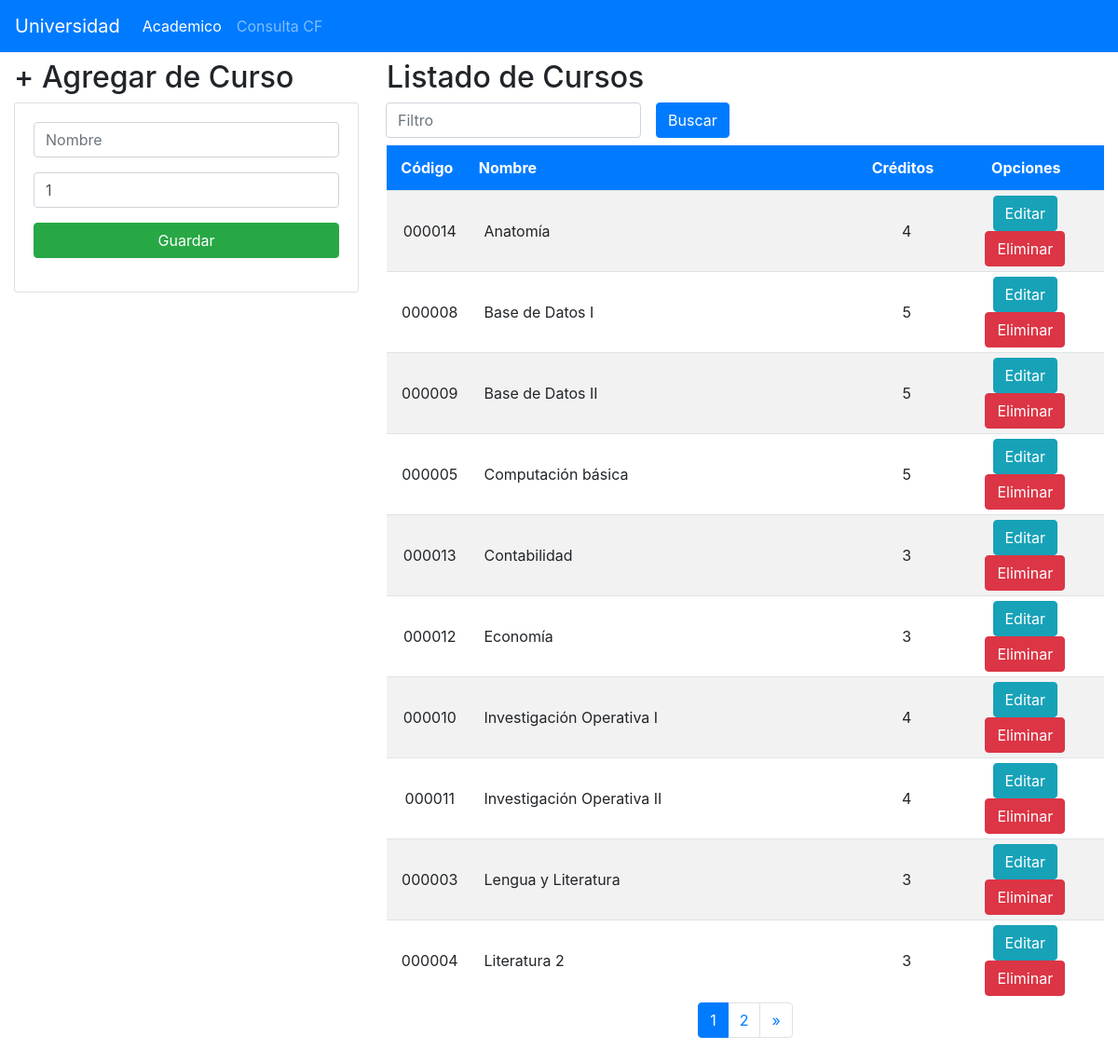
The page /academico/ on the database its author committed.
### Aplicaciones/Academico/models.py (models this page shows, shortened)
class Curso(models.Model):
    codigo = models.CharField(primary_key=True, max_length=6)
    nombre = models.CharField(max_length=50)
    creditos = models.PositiveSmallIntegerField()

### Aplicaciones/Academico/views.py (the view)
# urls.py: path('academico/', views.home),
def home(request):
    if request.GET.get('page') is None:
        _page_number = 1
    else:
        _page_number = request.GET.get('page')
    if request.GET.get('filtro') is None:
        _filtro = ''
        cursos = Curso.objects.order_by('nombre').all()
    else:
        _filtro = request.GET.get('filtro')
        cursos = Curso.objects.filter(nombre__icontains=_filtro).order_by('nombre')
    _paginator = Paginator(cursos, 10) # Show 25 contacts per page.
    cursos_page = _paginator.get_page(_page_number)
    return render(request, "gestionCursos.html", {"listacursos": cursos_page, "filtro": _filtro})

### Aplicaciones/Academico/templates/gestionCursos.html (shortened to what this page needs)
{% extends "./base.html" %}
{% block body %}
<div class="row">
    <div class="col-sm-12 col-md-6 col-lg-4 col-xl-4">
        <h2>+ Agregar de Curso</h2>
        <div class="card">
            <div class="card-body">
                <form action="/academico/registrarCurso/" method="POST">{% csrf_token %}
                    <div class="form-group">
                        <input type="text" id="txtnombre" name="txtnombre" class="form-control"
                            placeholder="Nombre" maxlength="50" required>
                    </div>
                    <div class="form-group">
                        <input type="number" id="numcreditos" name="numcreditos" class="form-control"
                            min="1" max="9" value="1" required>
                    </div>
                    <div class="form-group">
                        <button type="submit" class="btn btn-success btn-block text-white">Guardar</button>
                    </div>
                </form>
            </div>
        </div>
    </div>
    <div class="col-sm-12 col-md-6 col-lg-8 col-xl-8">
        <h2>Listado de Cursos</h2>
        <div class="container form-container">
            <form class="form-inline" action="/academico/">
                <div class="form-group mx-sm-3 ml--1">
                    <input type="text" id="filtro" name="filtro" class="form-control"
                        value="{{ filtro }}"
                        placeholder="Filtro" maxlength="50" aria-label="filtro"
                        >
                </div>
                <button class="btn btn-primary" type="submit">Buscar</button>
            </form>
        </div>
        <div class="table-responsive py-2">
            <table class="table table-striped table-scroll">
                <thead class="thead-stickly thead-primary">
                    <tr>
                        <th class="w-10">Código</th>
                        <th class="w-50 text-left">Nombre</th>
                        <th class="w-10">Créditos</th>
                        <th class="w-20">Opciones</th>
                    </tr>
                </thead>
                <tbody>
                    {% for c in listacursos %}
                    <tr>
                        <td class="w-10">{{c.codigo}}</td>
                        <td class="w-50 text-left">{{c.nombre}}</td>
                        <td class="w-10">{{c.creditos}}</td>
                        <td class="w-20">
                            <a href="edicionCurso/{{c.codigo}}" class="btn btn-info">Editar</a>
                            <a href="eliminacionCurso/{{c.codigo}}" class="btn btn-danger btn-eliminacion">Eliminar</a>
                        </td>
                    </tr>
                    {% endfor %}
                </tbody>
            </table>
            {% include "partials/pagination.html" with page_obj=listacursos %}
        </div>
    </div>
</div>
{% endblock %}

### Aplicaciones/Academico/templates/base.html (shortened to what this page needs)
<!DOCTYPE html>
<html lang="en">
<head>
    {% load static %}
    <link rel="stylesheet" href="{% static 'css/bootstrap.css' %}">
    <link rel="stylesheet" href="{% static 'css/gestioncursos.css' %}">
</head>
<body>
    <nav class="navbar navbar-expand-lg navbar-dark bg-primary sticky-top">
        <a class="navbar-brand" href="#">Universidad</a>
        <div class="collapse navbar-collapse" id="navbarNav">
            <ul class="navbar-nav">
            <li class="nav-item active">
                <a class="nav-link" href="/academico/">Academico</a>
            </li>
            <li class="nav-item">
                <a class="nav-link" href="#">Consulta CF</a>
            </li>
            </ul>
        </div>
    </nav>
    <div class="container-fluid py-2">
        {% block body %}
        {% endblock %}
    </div>
</body>
</html>

### Aplicaciones/Academico/templates/partials/pagination.html (shortened to what this page needs)
<nav aria-label="Page navigation">
    <ul class="pagination paginate-display">
      {% for i in page_obj.paginator.page_range %}
          {% if i == page_obj.number %}
              <li class="page-item active">
                  <a class="page-link" href="#">{{ i }}</a>
              </li>
          {% else %}
              <li class="page-item">
                  <a class="page-link" href="?page={{ i }}">{{ i }}</a>
              </li>
          {% endif %}
      {% endfor %}
      {% if page_obj.has_next %}
          <li class="page-item">
              <a class="page-link" href="?page={{ page_obj.next_page_number }}">&raquo;</a>
          </li>
      {% endif %}
    </ul>
</nav>

### Aplicaciones/Academico/static/css/gestioncursos.css (style rules this page uses)
th, td { text-align: center; vertical-align: middle; }
.text-left { text-align: left; }
.table-scroll { display: flex; flex-direction: column; width: 100%; overflow-y: auto; }
.paginate-display { display: flex; justify-content: center; }
.table { margin-bottom: .1rem; }
.table td { padding-top: 5px; padding-bottom: 5px; vertical-align: middle; }
.thead-stickly { position: -webkit-sticky; position: sticky; top: 0; z-index: 1020; }
.thead-primary { padding-top: 0px; margin-top: 0px; color: #fff; background-color: var(--primary); border-color: var(--primary); }
.table .thead-primary th { border: 0; color: inherit; border-color: var(--primary); }
.table-responsive { max-height: 80vh; }
.w-10 { width: 10% !important; }
.w-20 { width: 20% !important; }
.ml--1 { margin-left: -1rem !important; }

### rows shown on the page
Curso: codigo "000014", nombre "Anatomía", creditos "4"
Curso: codigo "000008", nombre "Base de Datos I", creditos "5"
Curso: codigo "000009", nombre "Base de Datos II", creditos "5"
Curso: codigo "000005", nombre "Computación básica", creditos "5"
Curso: codigo "000013", nombre "Contabilidad", creditos "3"
Curso: codigo "000012", nombre "Economía", creditos "3"
Curso: codigo "000010", nombre "Investigación Operativa I", creditos "4"
Curso: codigo "000011", nombre "Investigación Operativa II", creditos "4"
Curso: codigo "000003", nombre "Lengua y Literatura", creditos "3"
Curso: codigo "000004", nombre "Literatura 2", creditos "3"

### other values the page prints
{{ i }} "1"
{{ i }} "2"
